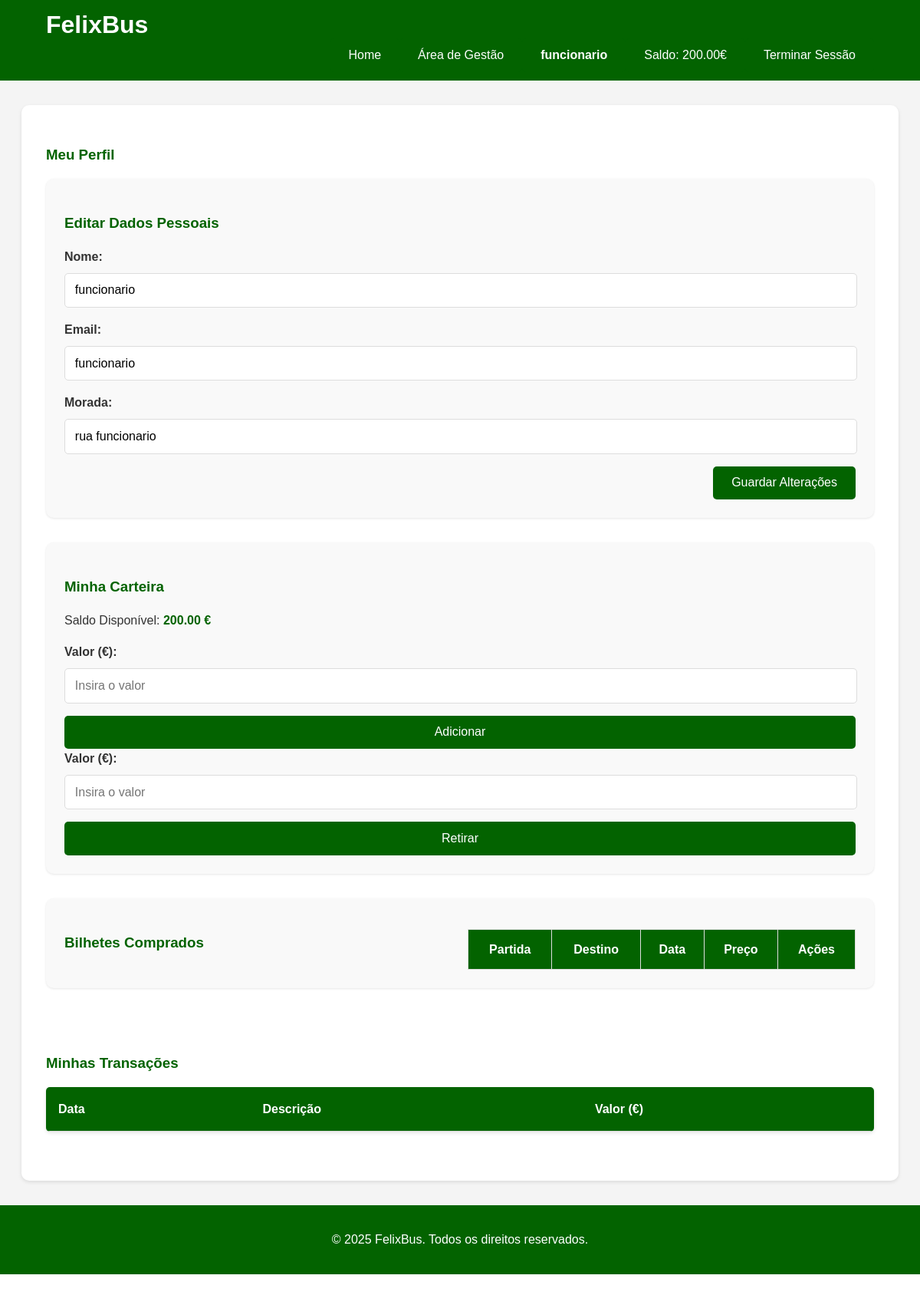
/paginas/profile.php (signed in), run on the app's committed database.
### tables this page shows
CREATE TABLE `utilizador` (
  `idUtilizador` int(11) NOT NULL,
  `nome` varchar(100) DEFAULT NULL,
  `pass` varchar(256) DEFAULT NULL,
  `email` varchar(60) DEFAULT NULL,
  `morada` varchar(60) DEFAULT NULL,
  `tipoUtilizador` int(11) DEFAULT 3,
  `estado` varchar(10) DEFAULT 'Pendente',
  `saldo` decimal(6,2) DEFAULT 0.00
);

### paginas/profile.php (the view, shortened to what this page needs)
<!DOCTYPE html>
<html lang="pt">
<head>
    <link rel="stylesheet" href="style.css">
</head>
<body>
    <header class="header">
        <div class="container">
            <h1 class="logo">FelixBus</h1>
            <nav class="nav">
                <ul>
                    <form action="index.php" method="GET">
                        <button>Home</button>
                    </form>
                    <?php
                        if (isset($_SESSION['admin']) or isset($_SESSION['funcionario'])) {
                            echo'<form action="managementArea.php" method="GET">
                                    <button>Área de Gestão</button>
                                 </form>';
                        }
                        if (isset($_SESSION["email"])) {
                            $sqlNome = "SELECT nome
                                        FROM utilizador
                                        WHERE email = '" .$_SESSION["email"]."'";
                            $resultNome = mysqli_query($conn, $sqlNome);
                            while ($rowNome = mysqli_fetch_assoc($resultNome)) {
                                echo '<form action="profile.php" method=”GET”>
                                        <button><strong>' .$rowNome['nome']. '</strong></button>
                                    </form>';
                            }
                            $sqlSaldo = "SELECT saldo
                                        FROM utilizador
                                        WHERE email = '" .$_SESSION["email"]."'";
                            $resultSaldo = mysqli_query($conn, $sqlSaldo);
                            while ($rowSaldo = mysqli_fetch_assoc($resultSaldo)) {
                                echo '<button> Saldo: '  .$rowSaldo['saldo']. '€</button>';
                            }
                            echo '<form action="logout.php" method=”GET”>
                                    <button> Terminar Sessão</button>
                                </form>';
                        } else {
                            echo '<form action="login.html" method=”GET”>
                                    <button> Iniciar Sessão </button>
                                </form>';
                        }
                    ?>
                </ul>
            </nav>
        </div>
    </header>
    <main class="profile">
        <div class="container">
            <h3>Meu Perfil</h3>
            <div class="profile-sections">
                <section class="personal-info">
                    <h3>Editar Dados Pessoais</h3>
                    <?php
                        if (isset($_SESSION["email"])) {
                            $sqlUserData = "SELECT *
                                            FROM utilizador
                                            WHERE email = '" .$_SESSION["email"]."'";
                            $resultUserData = mysqli_query($conn, $sqlUserData);
                            while ($rowUserData = mysqli_fetch_array($resultUserData)) {
                                echo '<form action="changeData.php" method="POST">
                                        <div class="form-group">
                                            <label for="username">Nome:</label>
                                            <input type="text" id="name" name="name" value="'.$rowUserData['nome'].'" required>
                                        </div>
                                        <div class="form-group">
                                            <label for="email">Email:</label>
                                            <input type="email" id="email" name="email" value="'.$rowUserData['email'].'" required>
                                        </div>
                                        <div class="form-group">
                                            <label for="address">Morada:</label>
                                            <input type="text" id="address" name="address" value="'.$rowUserData['morada'].'" required>
                                        </div>
                                        <div style="text-align: end;">
                                            <button type="submit" class="btn">Guardar Alterações</button>
                                        </div>
                                    </form>';
                            }
                        }
                    ?>
                </section>
                <section class="wallet">
                    <h3>Minha Carteira</h3>
                    <?php
                        if (isset($_SESSION["email"])) {
                            $sqlUserMoney = "SELECT saldo
                                            FROM utilizador
                                            WHERE email = '" .$_SESSION["email"]."'";
                            $resultUserMoney = mysqli_query($conn, $sqlUserMoney);
                            while ($rowUserMoney = mysqli_fetch_array($resultUserMoney)) {
                                echo '<p>Saldo Disponível: <span class="wallet-balance">'.$rowUserMoney['saldo'].' €</span></p>';
                            }
                        }
                    ?>
                    <form action="addMoney.php" method="POST" class="wallet-actions">
                        <div class="form-group">
                            <label for="wallet-amount">Valor (€):</label>
                            <input type="number" id="wallet-amount" name="amount" step="0.01" placeholder="Insira o valor" required>
                        </div>
                        <div class="wallet-buttons">
                            <button type="submit" name="action" value="add" class="btn">Adicionar</button>
                        </div>
                    </form>
                    <form action="takeMoney.php" method="POST" class="wallet-actions">
                        <div class="form-group">
                            <label for="wallet-amount">Valor (€):</label>
                            <input type="number" id="wallet-amount" name="amount" step="0.01" placeholder="Insira o valor" required>
                        </div>
                        <div class="wallet-buttons">
                            <button type="submit" name="action" value="withdraw" class="btn">Retirar</button>
                        </div>
                    </form>
                </section>
                <section class="tickets">
                    <h3>Bilhetes Comprados</h3>
                    <table class="tickets-table">
                        <thead>
                            <tr>
                                <th>Partida</th>
                                <th>Destino</th>
                                <th>Data</th>
                                <th>Preço</th>
                                <th>Ações</th>
                            </tr>
                        </thead>
                    </table>
                </section>
                <section class="transactions">
                    <h3>Minhas Transações</h3>
                    <table class="transactions-table">
                        <thead>
                            <tr>
                                <th>Data</th>
                                <th>Descrição</th>
                                <th>Valor (€)</th>
                            </tr>
                        </thead>
                    </table>
                </section>
            </div>
        </div>
    </main>
    <footer class="footer">
        <div class="container">
            <p>&copy; 2025 FelixBus. Todos os direitos reservados.</p>
        </div>
    </footer>
</body>
</html>

### paginas/style.css (style rules this page uses)
body { margin: 0; font-family: Arial, sans-serif; line-height: 1.6; color: #333; }
.header { background: rgb(3, 99, 0); color: #fff; padding: 1rem 0; margin-top: -30px; }
.container { width: 90%; margin: 0 auto; max-width: 1200px; }
.logo { font-size: 2rem; font-weight: bold; }
.nav ul { list-style: none; padding: 0; display: flex; justify-content: flex-end; margin-top: -30px; margin-bottom: -5px; }
section { padding: 2rem 0; }
label { margin-bottom: 0.5rem; font-weight: bold; }
input { padding: 0.8rem; border: 1px solid #ddd; border-radius: 5px; width: 250px; }
button { padding: 0.8rem 1.5rem; background: rgb(3, 99, 0); color: #fff; border: none; border-radius: 5px; font-size: 1rem; cursor: pointer; transition: background-color 0.3s ease; }
.footer { background: rgb(3, 99, 0); color: #fff; text-align: center; padding: 1rem 0; }
.profile { padding: 2rem 0; background: #f4f4f4; }
.profile .container { width: 90%; max-width: 1200px; margin: 0 auto; background: #fff; padding: 2rem; border-radius: 10px; box-shadow: 0 2px 5px rgba(0, 0, 0, 0.1); }
.profile-sections { display: flex; flex-direction: column; gap: 2rem; }
.personal-info, .wallet, .tickets { flex: 1 1 auto; background: #f9f9f9; padding: 1.5rem; border-radius: 10px; box-shadow: 0 1px 3px rgba(0, 0, 0, 0.1); }
h3 { margin-bottom: 1rem; color: rgb(3, 99, 0); }
p { margin-bottom: 1rem; }
.form-group { margin-bottom: 1rem; }
.form-group label { display: block; margin-bottom: 0.5rem; font-weight: bold; }
.form-group input { width: 97.5%; padding: 0.8rem; border: 1px solid #ddd; border-radius: 5px; font-size: 1rem; }
.wallet-balance { font-weight: bold; color: rgb(3, 99, 0); }
.wallet-buttons { display: flex; gap: 1rem; }
.wallet-buttons .btn { flex: 1; }
.btn { display: inline-block; background: rgb(3, 99, 0); color: #fff; padding: 0.8rem 1.5rem; border: none; border-radius: 5px; font-size: 1rem; cursor: pointer; transition: background-color 0.3s ease; }
.tickets-table { width: 100%; border-collapse: collapse; margin-top: 1rem; }
.tickets-table th, .tickets-table td { padding: 0.8rem; text-align: center; border: 1px solid #ddd; }
.tickets-table th { background: rgb(3, 99, 0); color: #fff; }
.transactions { padding: 2rem 0; }
.transactions-table { width: 100%; border-collapse: collapse; margin: 0 auto; box-shadow: 0 2px 5px rgba(0, 0, 0, 0.1); background: white; border-radius: 5px; overflow: hidden; }
.transactions-table th, .transactions-table td { padding: 1rem; text-align: left; border-bottom: 1px solid #ddd; }
.transactions-table th { background: #036300; color: white; text-align: left; }
.tickets { display: grid; grid-template-columns: repeat(auto-fit, minmax(300px, 1fr)); gap: 20px; }

### data on the page
utilizador: nome "funcionario", saldo "200.00", name "funcionario", email "funcionario", address "rua funcionario"
